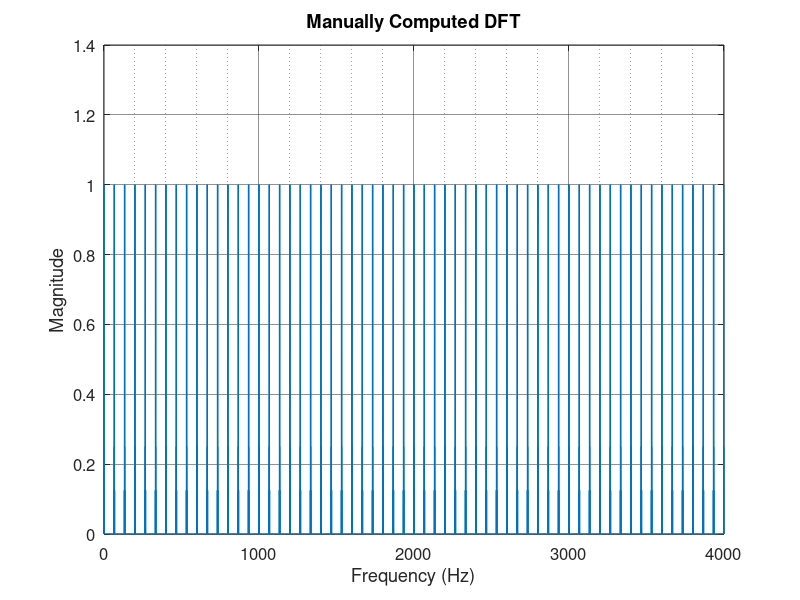
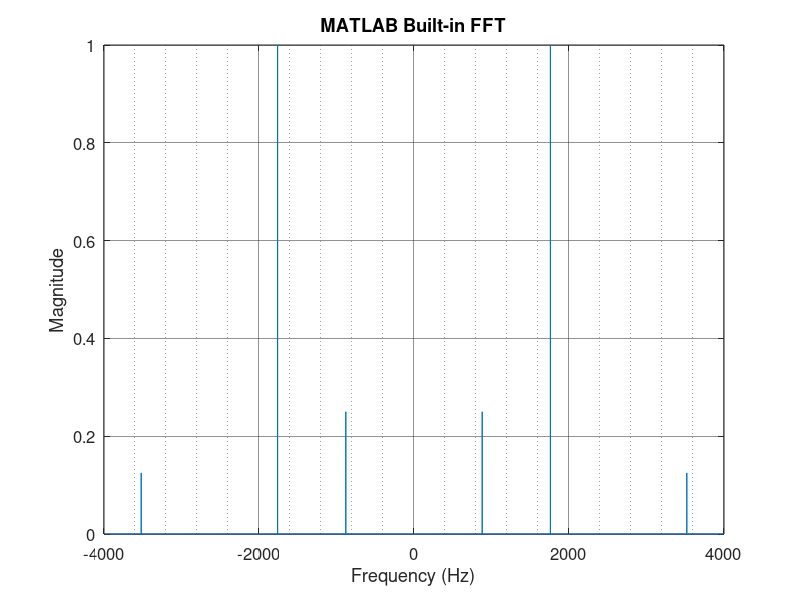
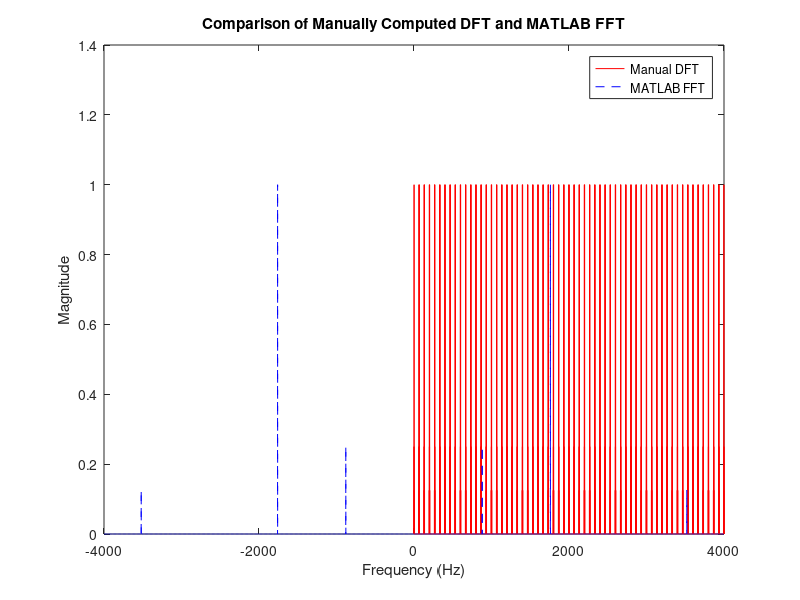

The MATLAB source for these figures, in order:
% Parameters 
Fs = 4000; % Sample rate (samples per second)
T = 3; % Duration (seconds) 

% Create Time Vector 
t = 0:1/Fs:T-1/Fs; % Generate Audio Signal (Sine Wave) 

audio_signal = 0.5 * sin(2 * pi * 440 * t) + 2 * sin(2 * pi * 880 * t) + 0.25 * sin(2 * pi * 1760 * t);

% Number of samples
N = length(audio_signal);

X_manual = zeros([1 N]);
omega_0 = 440*pi;
for k = 1:N
    Angle = k * omega_0 * t;
    X_manual(k) = audio_signal * (cos(Angle) + 1i*sin(Angle))';
end

f_manual = (0:N-1) * Fs/N;
magnitude_manual = abs(X_manual)/N;

% Plot Comparison
figure1 = figure;
axes1 = axes('Parent',figure1);
hold(axes1,'on');
plot(f_manual, magnitude_manual);

title('Manually Computed DFT');
xlabel('Frequency (Hz)');
ylabel('Magnitude');

box(axes1,'on');
grid(axes1,'on');
hold(axes1,'off');
set(axes1,'GridAlpha',0.5,'MinorGridAlpha',0.4,'XMinorGrid','on')
set(gca,'FontSize',12)

% Compute DFT using MATLAB built-in function
X_builtin = fftshift(fft(audio_signal));

% Magnitude of the built-in DFT
magnitude_builtin = abs(X_builtin)/N;

% Define Frequency Vector
N = length(X_builtin);
f_bultin = (-N/2: (N-1)/2) * (2*Fs / N);

figure1 = figure;
axes1 = axes('Parent',figure1);
hold(axes1,'on');
plot(f_bultin, magnitude_builtin);

title('MATLAB Built-in FFT');
xlabel('Frequency (Hz)');
ylabel('Magnitude');

box(axes1,'on');
grid(axes1,'on');
hold(axes1,'off');
set(axes1,'GridAlpha',0.5,'MinorGridAlpha',0.4,'XMinorGrid','on')
set(gca,'FontSize',12)

% Display Comparison
figure;
plot(f_manual, magnitude_manual, 'r', f_bultin, magnitude_builtin, 'b--');
title('Comparison of Manually Computed DFT and MATLAB FFT');
xlabel('Frequency (Hz)');
ylabel('Magnitude');
legend('Manual DFT', 'MATLAB FFT');